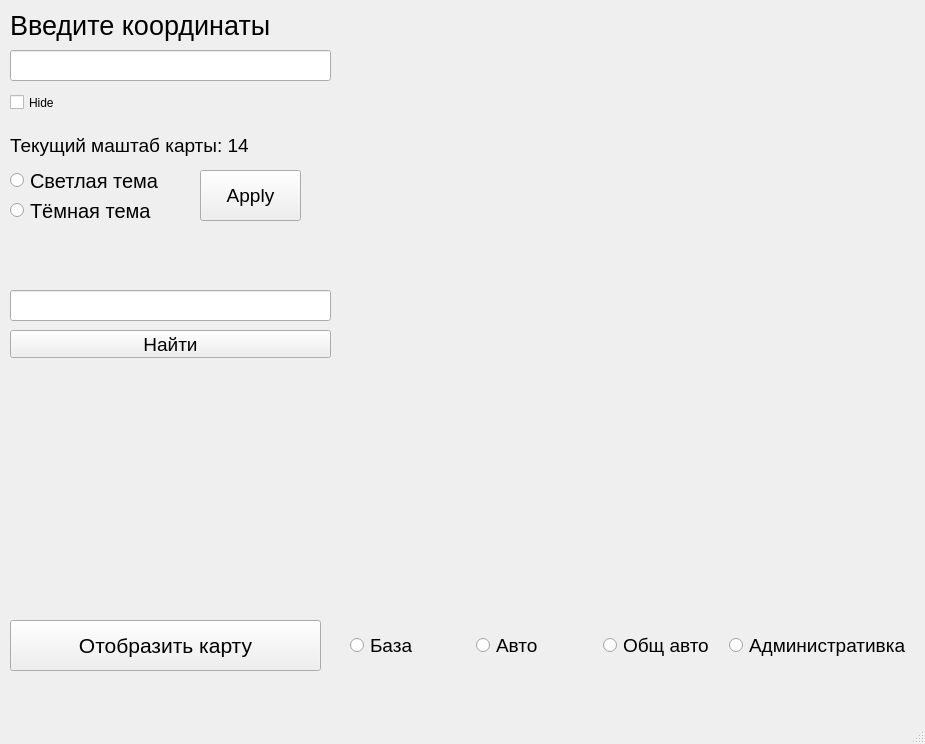
<?xml version="1.0" encoding="UTF-8"?>
<ui version="4.0">
 <class>MainWindow</class>
 <widget class="QMainWindow" name="MainWindow">
  <property name="geometry">
   <rect>
    <x>0</x>
    <y>0</y>
    <width>925</width>
    <height>744</height>
   </rect>
  </property>
  <property name="windowTitle">
   <string>MainWindow</string>
  </property>
  <widget class="QWidget" name="centralwidget">
   <widget class="QLabel" name="map_field_lbl">
    <property name="geometry">
     <rect>
      <x>350</x>
      <y>30</y>
      <width>541</width>
      <height>581</height>
     </rect>
    </property>
    <property name="text">
     <string/>
    </property>
   </widget>
   <widget class="QLabel" name="pls_coordinates_lbl">
    <property name="geometry">
     <rect>
      <x>10</x>
      <y>10</y>
      <width>281</width>
      <height>31</height>
     </rect>
    </property>
    <property name="font">
     <font>
      <pointsize>20</pointsize>
     </font>
    </property>
    <property name="text">
     <string>Введите координаты</string>
    </property>
   </widget>
   <widget class="QLineEdit" name="get_coord_led">
    <property name="geometry">
     <rect>
      <x>10</x>
      <y>50</y>
      <width>321</width>
      <height>31</height>
     </rect>
    </property>
   </widget>
   <widget class="QPushButton" name="display_btn">
    <property name="geometry">
     <rect>
      <x>10</x>
      <y>620</y>
      <width>311</width>
      <height>51</height>
     </rect>
    </property>
    <property name="font">
     <font>
      <pointsize>16</pointsize>
     </font>
    </property>
    <property name="text">
     <string>Отобразить карту</string>
    </property>
   </widget>
   <widget class="QCheckBox" name="get_coord_led_chb">
    <property name="geometry">
     <rect>
      <x>10</x>
      <y>90</y>
      <width>61</width>
      <height>25</height>
     </rect>
    </property>
    <property name="text">
     <string>Hide </string>
    </property>
   </widget>
   <widget class="QLabel" name="current_scale_lbl">
    <property name="geometry">
     <rect>
      <x>10</x>
      <y>130</y>
      <width>311</width>
      <height>31</height>
     </rect>
    </property>
    <property name="font">
     <font>
      <pointsize>14</pointsize>
     </font>
    </property>
    <property name="text">
     <string>Текущий маштаб карты: 14</string>
    </property>
   </widget>
   <widget class="QRadioButton" name="light_theme_rbt">
    <property name="geometry">
     <rect>
      <x>10</x>
      <y>170</y>
      <width>251</width>
      <height>21</height>
     </rect>
    </property>
    <property name="font">
     <font>
      <pointsize>15</pointsize>
     </font>
    </property>
    <property name="text">
     <string>Светлая тема</string>
    </property>
   </widget>
   <widget class="QRadioButton" name="dark_theme_rbt">
    <property name="geometry">
     <rect>
      <x>10</x>
      <y>200</y>
      <width>251</width>
      <height>21</height>
     </rect>
    </property>
    <property name="font">
     <font>
      <pointsize>15</pointsize>
     </font>
    </property>
    <property name="text">
     <string>Тёмная тема</string>
    </property>
   </widget>
   <widget class="QPushButton" name="apply_them_btn">
    <property name="geometry">
     <rect>
      <x>200</x>
      <y>170</y>
      <width>101</width>
      <height>51</height>
     </rect>
    </property>
    <property name="font">
     <font>
      <pointsize>14</pointsize>
     </font>
    </property>
    <property name="text">
     <string>Apply</string>
    </property>
   </widget>
   <widget class="QWidget" name="horizontalLayoutWidget">
    <property name="geometry">
     <rect>
      <x>350</x>
      <y>620</y>
      <width>561</width>
      <height>51</height>
     </rect>
    </property>
    <layout class="QHBoxLayout" name="map_type_layout">
     <item>
      <widget class="QRadioButton" name="base_rbt">
       <property name="font">
        <font>
         <pointsize>14</pointsize>
        </font>
       </property>
       <property name="text">
        <string>База</string>
       </property>
      </widget>
     </item>
     <item>
      <widget class="QRadioButton" name="car_rbt">
       <property name="font">
        <font>
         <pointsize>14</pointsize>
        </font>
       </property>
       <property name="text">
        <string>Авто</string>
       </property>
      </widget>
     </item>
     <item>
      <widget class="QRadioButton" name="public_car_rbt">
       <property name="font">
        <font>
         <pointsize>14</pointsize>
        </font>
       </property>
       <property name="text">
        <string>Общ авто</string>
       </property>
      </widget>
     </item>
     <item>
      <widget class="QRadioButton" name="admin_rbt">
       <property name="font">
        <font>
         <pointsize>14</pointsize>
        </font>
       </property>
       <property name="text">
        <string>Административка</string>
       </property>
      </widget>
     </item>
    </layout>
   </widget>
   <widget class="QLineEdit" name="search_bar_led">
    <property name="geometry">
     <rect>
      <x>10</x>
      <y>290</y>
      <width>321</width>
      <height>31</height>
     </rect>
    </property>
   </widget>
   <widget class="QPushButton" name="find_object_btn">
    <property name="geometry">
     <rect>
      <x>10</x>
      <y>330</y>
      <width>321</width>
      <height>28</height>
     </rect>
    </property>
    <property name="font">
     <font>
      <pointsize>14</pointsize>
     </font>
    </property>
    <property name="text">
     <string>Найти</string>
    </property>
   </widget>
  </widget>
  <widget class="QMenuBar" name="menubar">
   <property name="geometry">
    <rect>
     <x>0</x>
     <y>0</y>
     <width>925</width>
     <height>26</height>
    </rect>
   </property>
  </widget>
  <widget class="QStatusBar" name="statusbar"/>
 </widget>
 <resources/>
 <connections/>
</ui>
